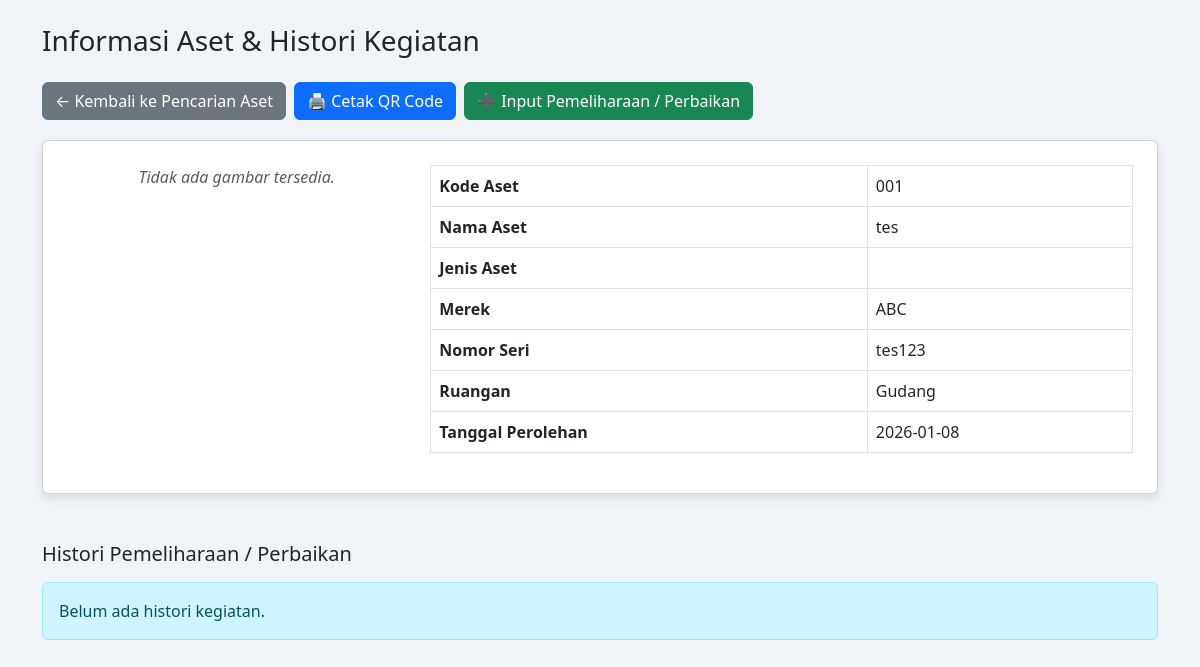
Page /pages/histori_aset.php?id_aset=13 (signed in) on the committed database.
### tables this page shows
CREATE TABLE `aset` (
  `id_aset` int(11) NOT NULL,
  `kode_aset` varchar(50) NOT NULL,
  `nama_aset` varchar(100) NOT NULL,
  `jenis_aset` enum('Switch Unmanage','Switch Manage') NOT NULL,
  `merek` varchar(100) DEFAULT NULL,
  `tipe` varchar(100) DEFAULT NULL,
  `id_ruangan` int(11) NOT NULL,
  `tanggal_perolehan` date NOT NULL,
  `nilai_perolehan` decimal(15,2) NOT NULL,
  `umur_ekonomis` tinyint(4) NOT NULL COMMENT 'Dalam tahun',
  `kondisi_alat` enum('aktif','tidak aktif','rusak','diperbaiki') DEFAULT 'aktif',
  `kepemilikan` enum('RSUD Cibabat','KSO') DEFAULT NULL,
  `status_penyusutan` enum('belum dihitung','dihitung') DEFAULT 'belum dihitung',
  `nomor_seri` varchar(255) DEFAULT NULL,
  `image` varchar(255) DEFAULT NULL,
  `stok` decimal(30,0) DEFAULT NULL,
  `jumlah_nilai_perolehan` decimal(30,0) DEFAULT NULL,
  `id_jenis_aset` int(11) DEFAULT NULL,
  `spo` varchar(255) DEFAULT NULL,
  `model` varchar(255) DEFAULT NULL,
  `jenis_anggaran` enum('BTT','BLUD') DEFAULT NULL,
  `kalibrasi` date DEFAULT NULL,
  `perusahaan` varchar(255) DEFAULT NULL,
  `kartu_kuning` enum('Ada','Tidak Ada') DEFAULT NULL,
  `akl` varchar(255) DEFAULT NULL,
  `nomor_kontrak` varchar(255) DEFAULT NULL
);

CREATE TABLE `ruangan` (
  `id_ruangan` int(11) NOT NULL,
  `id_gedung` int(11) NOT NULL,
  `nama_ruangan` varchar(100) NOT NULL,
  `keterangan` varchar(100) DEFAULT NULL
);

### pages/histori_aset.php (the view, shortened to what this page needs)
<?php
require_once $_SERVER['DOCUMENT_ROOT'] . '/samcibabat/includes/db.php';
$id_aset = $_GET['id_aset'] ?? null;
$stmt = $conn->prepare("SELECT a.*, r.nama_ruangan FROM aset a JOIN ruangan r ON a.id_ruangan = r.id_ruangan WHERE a.id_aset = ?");
$stmt->bind_param("i", $id_aset);
$stmt->execute();
$result = $stmt->get_result();
$aset = $result->fetch_assoc();
?>
<!DOCTYPE html>
<html lang="id">
<head>
    <link href="https://cdn.jsdelivr.net/npm/bootstrap@5.3.0/dist/css/bootstrap.min.css" rel="stylesheet">
</head>
<body class="container py-4">
<h3 class="mb-4">Informasi Aset & Histori Kegiatan</h3>
<div class="mb-3 d-flex flex-wrap gap-2">
    <a href="/samcibabat/index.php?page=informasi_aset" class="btn btn-secondary">← Kembali ke Pencarian Aset</a>
    <button class="btn btn-primary" onclick="printQRCode()">🖨️ Cetak QR Code</button>
    <a href="/samcibabat/index.php?page=kegiatan_detail&id_aset=<?= $id_aset ?>" class="btn btn-success">➕ Input Pemeliharaan / Perbaikan</a>
</div>
<div class="card p-4">
    <div class="row">
        <div class="col-md-4 text-center">
            <?php
$imagePath = '/samcibabat/uploads/' . $aset['image'];
$fileSystemPath = $_SERVER['DOCUMENT_ROOT'] . $imagePath;
if (!empty($aset['image']) && file_exists($fileSystemPath)) {
    echo "<img src='{$imagePath}' class='img-thumbnail img-aset' alt='Gambar Aset'>";
} else {
    echo "<div class='text-muted fst-italic'>Tidak ada gambar tersedia.</div>";
}
?>
        </div>
        <div class="col-md-8">
            <table class="table table-bordered">
                <tr><th>Kode Aset</th><td><?= htmlspecialchars($aset['kode_aset']) ?></td></tr>
                <tr><th>Nama Aset</th><td><?= htmlspecialchars($aset['nama_aset']) ?></td></tr>
                <tr><th>Jenis Aset</th><td><?= htmlspecialchars($aset['jenis_aset']) ?></td></tr>
                <tr><th>Merek</th><td><?= htmlspecialchars($aset['merek']) ?></td></tr>
                <tr><th>Nomor Seri</th><td><?= htmlspecialchars($aset['nomor_seri']) ?></td></tr>
                <tr><th>Ruangan</th><td><?= htmlspecialchars($aset['nama_ruangan']) ?></td></tr>
                <tr><th>Tanggal Perolehan</th><td><?= htmlspecialchars($aset['tanggal_perolehan']) ?></td></tr>
            </table>
        </div>
    </div>
</div>
<h5 class="mt-5">Histori Pemeliharaan / Perbaikan</h5>
<?php
$stmt = $conn->prepare("
    SELECT k.*, t.nama_teknisi, a.nama_asisten
    FROM kegiatan k
    LEFT JOIN teknisi t ON k.id_teknisi = t.id_teknisi
    LEFT JOIN asisten a ON k.id_asisten = a.id_asisten
    WHERE k.id_aset = ?
    ORDER BY k.waktu_laporan DESC
");
$stmt->bind_param("i", $id_aset);
$stmt->execute();
$result = $stmt->get_result();
if ($result->num_rows > 0): ?>
    <table class="table table-striped mt-3">
        <thead class="table-primary">
            <tr>
                <th>No</th>
                <th>Jenis Kegiatan</th>
                <th>Teknisi</th>
                <th>Asisten</th>
                <th>Waktu Laporan</th>
                <th>Keluhan</th>
                <th>Tindakan</th>
                <th>Kesimpulan</th>
            </tr>
        </thead>
        <tbody>
        <?php $no = 1;
        while ($row = $result->fetch_assoc()): ?>
            <tr>
                <td><?= $no++ ?></td>
                <td><?= htmlspecialchars($row['jenis_kegiatan']) ?></td>
                <td><?= htmlspecialchars($row['nama_teknisi'] ?? '-') ?></td>
                <td><?= htmlspecialchars($row['nama_asisten'] ?? '-') ?></td>
                <td><?= htmlspecialchars($row['waktu_laporan']) ?></td>
                <td><?= htmlspecialchars($row['keluhan']) ?></td>
                <td><?= htmlspecialchars($row['tindakan']) ?></td>
                <td><?= htmlspecialchars($row['kesimpulan']) ?></td>
            </tr>
        <?php endwhile; ?>
        </tbody>
    </table>
<?php else: ?>
    <div class="alert alert-info mt-3">Belum ada histori kegiatan.</div>
<?php endif; ?>
</body>
</html>

### pages/histori_aset.php (style rules this page uses)
body { background: #f0f4f8; }
.card { box-shadow: 0 4px 10px rgba(0,0,0,0.1); margin-top: 20px; }

### rows in the picture
aset: kode_aset "001", nama_aset "tes", merek "ABC", nomor_seri "tes123", id_ruangan.nama_ruangan "Gudang", tanggal_perolehan "2026-01-08"
